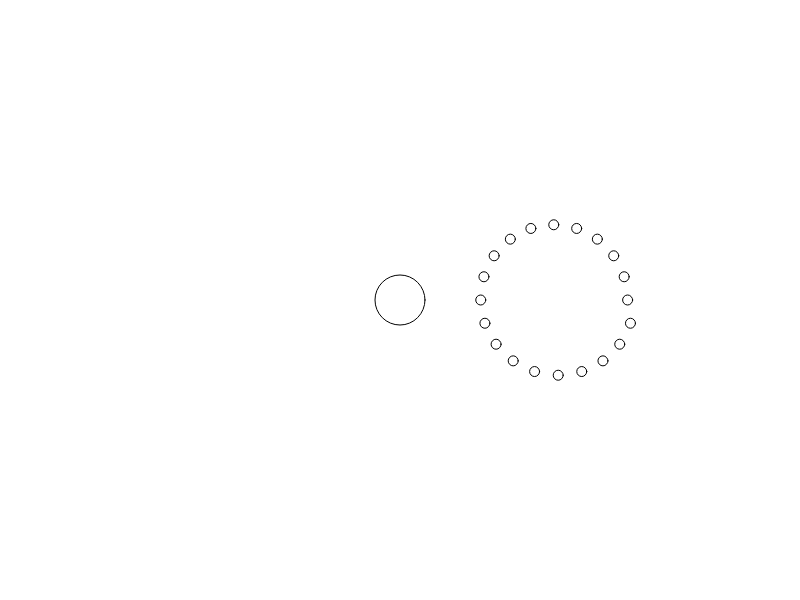
Frame 1 (no input)
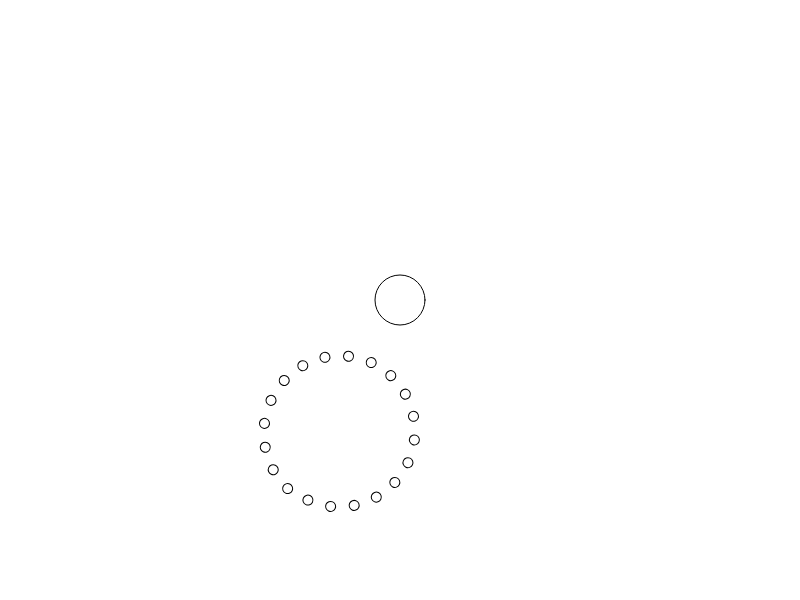
Frame 60 (no input)
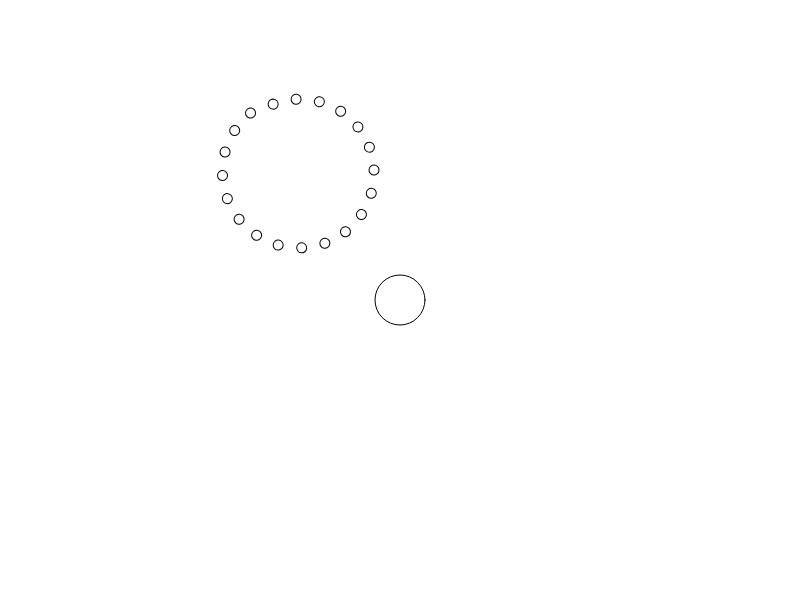
Frame 120 (the mouse pressed at the canvas centre since frame 60)

The p5.js sketch that drew these frames (run headless with seeded random() and noise() and a simulated clock; from frame 60 on, the mouse is pressed at the canvas centre):

// p5.js sketch
// ── sketch.js
let circles = [];
let numCircles = 20;
let rotateAngle = 0;
let offsets = [];
//let angle = radians(18);


function setup() {
 createCanvas(800, 600);
 colorMode(HSB);
 angleMode(RADIANS);
 translate(400, 300);


//  for (let i = 0; i < numCircles; i++){
//   circles[i] = new customCircle(cos(radians(18)) * 50, sin(radians(18)) * 50, 10, 0);
//   offsets[i] = 0;
//  }

}

//let xoff = 0;

let xoff = 0;
let rotateOff = 0;
let radiusOff = 0;

function draw() {
  background(0, 0, 100);
  
  // for (let i = 0; i < numCircles; i++){
  //   circles[i].update();
  // }


  // let rotateAngle = 360 / numCircles;
  // let smallCircleRadius = 50;
  
  //radians(rotateAngle);
  //rotate(angle);
  //strokeWeight(10);
  translate(400, 300);
  let radius = map(noise(radiusOff), 0, 1, 50, 200);
  circle(0, 0, 50);
  let angle = radians(18);
  rotate(rotateAngle);
  
  
  //line(0, 0, x, sin(3 *PI/2) * 50);

  
  rotateAngle += map(noise(rotateOff), 0, 1, -.1, .1);
  //console.log(baseAngle);
  //rotateAngle += rotateAngle;
  
  for (let i = 0; i < numCircles; i++){
    let x = map(noise(xoff), 0, 1, radius - 25, radius + 25);
    //line(0, 0, cos(angle) * 50, sin(angle) * 50);
    circle(cos(angle) * radius / 2 + x, sin(angle) * radius / 2, 10);
    angle += radians(18);

    xoff+=.01;
    
  }
    

  
}

// class customCircle{
//   constructor(x, y, radius, offset){
//     this.position = createVector(x, y);
//     this.radius = radius;
//     this.offset = offset;
//   }

//   update(){
//     fill(255, 0, 0);
//     ellipse(this.position.x, this.position.y, this.radius / 2);
    
//   }
// }
